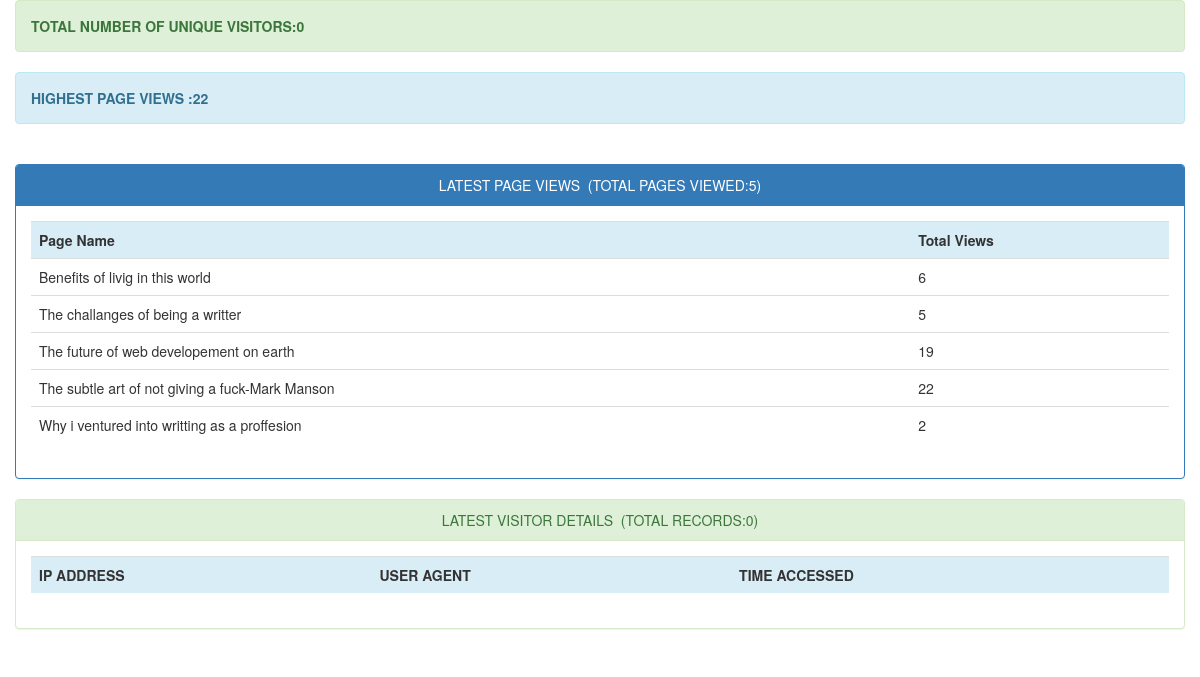
Page /adminstats/index.php on the committed database.
### tables this page shows
CREATE TABLE `page_hits` (
  `page` varchar(255) NOT NULL,
  `count` int(11) DEFAULT NULL
);

### adminstats/index.php (the view, shortened to what this page needs)
<!DOCTYPE html>
<html>
<head>
	<link rel="stylesheet" type="text/css" href="bootstrap/css/bootstrap.css">
	<link rel="stylesheet" type="text/css" href="bootstrap/css/bootstrap.min.css">
</head>
<body>
	<div class="container">
		<div class="row">
			<div class="alert alert-success">
				<strong><?php
				$sql = "SELECT COUNT(DISTINCT ip_address) AS alias FROM visitor_info";
				$query = $db->prepare($sql);
				$query->execute();
				$unique_visitors = $query->fetch()['alias'];
				echo "TOTAL NUMBER OF UNIQUE VISITORS:".$unique_visitors;
				?></strong>
			</div>
			<div class="alert alert-info">
				<strong><?php
				$sql = "SELECT MAX(count) AS maximum FROM page_hits";
				$query = $db->prepare($sql);
				$query->execute();
				$maxcount = $query->fetch()['maximum'];
				echo "HIGHEST PAGE VIEWS :".$maxcount;
				?></strong>
			</div><br>
			<div class="panel panel-primary">
				<div class="panel-heading text-center">LATEST PAGE VIEWS&nbsp;&nbsp;(TOTAL PAGES VIEWED:<?php require_once("count_pages.php"); ?>)</div>
				<div class="panel-body">
					<div class="table-responsive">
						<table class="table">
							<tr class="info">
								<th>Page Name</th>
								<th>Total Views</th>
							</tr>
							<?php
							include("connect.php");
							try {
								$con=new PDO($dsn,$username,$password);
								$con->setAttribute(PDO::ATTR_ERRMODE,PDO::ERRMODE_EXCEPTION);
							} catch (Exception $ex) {
								echo 'Not Connected '.$ex->getMessage();
							}
							$stmt=$con->prepare('SELECT * FROM page_hits LIMIT 30');
							$stmt->execute();
							$resources=$stmt->fetchAll();
							foreach ($resources as $resource) {
								echo '
								<tr>
								<td>'.$resource['page'].'</td>
								<td>'.$resource['count'].'</td>
								</tr>';
							}
							?>
						</table>
					</div>
				</div>
			</div>
		</div>
		<div class="row">
			<div class="panel panel-success">
				<div class="panel-heading text-center">LATEST VISITOR DETAILS&nbsp;&nbsp;(TOTAL RECORDS:<?php require_once("count_user_stats.php"); ?>)</div>
				<div class="panel-body">
					<div class="table-responsive">
						<table class="table">
							<tr class="info">
								<th>IP ADDRESS</th>
								<th>USER AGENT</th>
								<th>TIME ACCESSED</th>
							</tr>
						</table>
					</div>
				</div>
			</div>
		</div>
	</div>
</body>
</html>

### adminstats/count_pages.php (shortened to what this page needs)
<?php
include("db.php");
$sql="SELECT * FROM page_hits ORDER BY page";
if ($result=mysqli_query($con,$sql))
  {
  $rowcount=mysqli_num_rows($result);
  printf("%d",$rowcount);
  }
?>

### adminstats/count_user_stats.php (shortened to what this page needs)
<?php
include("db.php");
$sql="SELECT * FROM visitor_info ORDER BY id";
if ($result=mysqli_query($con,$sql))
  {
  $rowcount=mysqli_num_rows($result);
  printf("%d",$rowcount);
  }
?>

### rows in the picture
page_hits: page "Benefits of livig in this world", count "6"
page_hits: page "The challanges of being a writter", count "5"
page_hits: page "The future of web developement on earth", count "19"
page_hits: page "The subtle art of not giving a fuck-Mark Manson", count "22"
page_hits: page "Why i ventured into writting as a proffesion", count "2"

### other values in the picture
$unique_visitors "0"
$maxcount "22"
$rowcount "5"
$rowcount "0"
